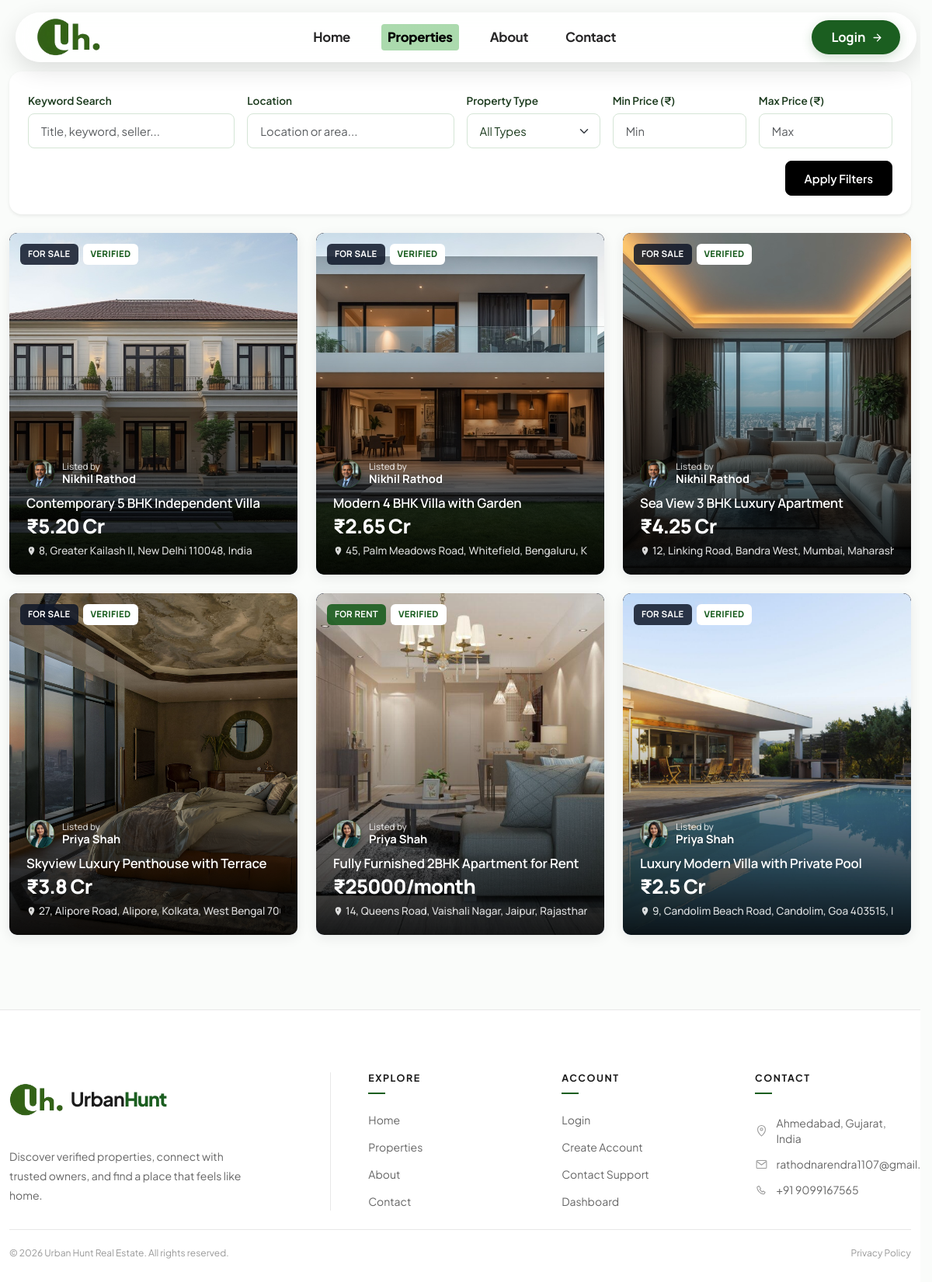
Page /properties/ on the committed database.
### core/models.py (models this page shows, shortened)
class Property(models.Model):
	class PropertyType(models.TextChoices):
		RENT = "rent", "Rent"
		SELL = "sell", "Sell"
	class PropertyStatus(models.TextChoices):
		AVAILABLE = "available", "Available"
		SOLD = "sold", "Sold"
		RENTED = "rented", "Rented"
	title = models.CharField(max_length=255)
	description = models.TextField()
	price = models.CharField(
		max_length=50,
		help_text="e.g., 1.3 cr, 25 lakh, 5k, ₹2500000"
	)
	location = models.CharField(max_length=255)
	property_type = models.CharField(max_length=10, choices=PropertyType.choices)
	amenities = models.TextField(blank=True)
	image = models.FileField(upload_to="properties/images/")
	documents = models.FileField(upload_to="properties/documents/", blank=True, null=True)
	seller = models.ForeignKey(
		User,
		on_delete=models.CASCADE,
		related_name="properties",
		limit_choices_to={"role": User.Role.SELLER},
	)
	is_verified = models.BooleanField(default=False)
	status = models.CharField(
		max_length=10,
		choices=PropertyStatus.choices,
		default=PropertyStatus.AVAILABLE,
	)
	created_at = models.DateTimeField(auto_now_add=True)
	updated_at = models.DateTimeField(auto_now=True)

class User(AbstractUser):
	class Role(models.TextChoices):
		BUYER = "buyer", "Buyer"
		SELLER = "seller", "Seller"
		ADMIN = "admin", "Admin"
	role = models.CharField(max_length=10, choices=Role.choices, default=Role.BUYER)
	mobile_no = models.CharField(
		max_length=15,
		blank=True,
		validators=[RegexValidator(regex=r"^\+?[0-9]{10,15}$", message="Enter a valid mobile number.")],
	)
	avatar = models.FileField(upload_to="avatars/", blank=True, null=True)
	bio = models.TextField(blank=True, max_length=500)

### core/views.py (the view, shortened to what this page needs)
# urls.py: path("properties/", views.property_list, name="property_list"),
def property_list(request):
	properties = Property.objects.select_related("seller")
	show_unverified = False
	if request.user.is_authenticated:
		if request.user.is_superuser or request.user.role == User.Role.ADMIN:
			show_unverified = True
		elif request.user.role == User.Role.SELLER:
			show_unverified = True
			properties = properties.filter(Q(is_verified=True) | Q(seller=request.user))
		else:
			properties = properties.filter(is_verified=True)
	else:
		properties = properties.filter(is_verified=True)
	q = request.GET.get("q", "").strip()
	location = request.GET.get("location", "").strip()
	min_price = request.GET.get("min_price", "").strip()
	max_price = request.GET.get("max_price", "").strip()
	property_type = request.GET.get("property_type", "").strip()
	amenities = request.GET.get("amenities", "").strip()
	if location:
		properties = properties.filter(location__icontains=location)
	if min_price:
		properties = properties.filter(price__gte=min_price)
	if max_price:
		properties = properties.filter(price__lte=max_price)
	if property_type:
		properties = properties.filter(property_type=property_type)
	if amenities:
		for amenity in [item.strip() for item in amenities.split(",") if item.strip()]:
			properties = properties.filter(amenities__icontains=amenity)
	saved_property_ids = set()
	if request.user.is_authenticated and request.user.role == User.Role.BUYER:
		saved_property_ids = set(
			SavedProperty.objects.filter(buyer=request.user).values_list("property_id", flat=True)
		)
	ordered_properties = properties.order_by("-created_at")
	paginator = Paginator(ordered_properties, 6)
	page_number = request.GET.get("page", 1)
	page_obj = paginator.get_page(page_number)
	context = {
		"properties": page_obj,
		"page_obj": page_obj,
		"total_count": ordered_properties.count(),
		"filters": {
			"q": q,
			"location": location,
			"min_price": min_price,
			"max_price": max_price,
			"property_type": property_type,
			"amenities": amenities,
		},
		"property_type_choices": Property.PropertyType.choices,
		"show_unverified": show_unverified,
		"saved_property_ids": saved_property_ids,
	}
	return render(request, "core/property_list.html", context)

### core/templates/core/property_list.html (shortened to what this page needs)
{% extends 'base.html' %}
{% load static %}
{% block content %}
<div class="container-xxl py-4 py-lg-5">
<div class="card border-0 shadow-sm rounded-4 mb-4">
  <div class="card-body p-4">
    <form method="get" action="{% url 'core:property_list' %}" class="row g-3 align-items-end">
      <div class="col-12 col-md-4 col-lg-3">
        <label for="id_q" class="form-label">Keyword Search</label>
        <input
          type="text"
          id="id_q"
          name="q"
          value="{{ current_q|default:'' }}"
          class="form-control"
          placeholder="Title, keyword, seller..."
        />
      </div>
      <div class="col-12 col-md-4 col-lg-3">
        <label for="id_location" class="form-label">Location</label>
        <input
          type="text"
          id="id_location"
          name="location"
          value="{{ current_location|default:'' }}"
          class="form-control"
          placeholder="Location or area..."
        />
      </div>
      <div class="col-12 col-md-4 col-lg-2">
        <label for="id_property_type" class="form-label">Property Type</label>
        <select id="id_property_type" name="property_type" class="form-select">
          <option value="">All Types</option>
        </select>
      </div>
      <div class="col-6 col-md-3 col-lg-2">
        <label for="id_min_price" class="form-label">Min Price (₹)</label>
        <input
          type="number"
          id="id_min_price"
          name="min_price"
          value="{{ current_min_price|default:'' }}"
          class="form-control"
          placeholder="Min"
        />
      </div>
      <div class="col-6 col-md-3 col-lg-2">
        <label for="id_max_price" class="form-label">Max Price (₹)</label>
        <input
          type="number"
          id="id_max_price"
          name="max_price"
          value="{{ current_max_price|default:'' }}"
          class="form-control"
          placeholder="Max"
        />
      </div>
      <div class="col-12 d-flex justify-content-end gap-2 mt-3">
        <button type="submit" class="btn btn-sm px-4 fw-semibold text-white" style="background-color: #000000; border-color: #000000;">Apply Filters</button>
      </div>
    </form>
  </div>
</div>
<div class="row g-4 mb-5">
  {% for property in properties %}
    <div class="col-12 col-md-6 col-lg-4">
      <article class="uh-property-card">
        <a href="{% url 'core:property_detail' property.pk %}" class="uh-card-link-wrapper" aria-label="{{ property.title }}">
          <div class="uh-card-media-wrapper">
            {% if property.image %}
              <img src="{{ property.image.url }}" alt="{{ property.title }}" class="uh-card-img" loading="lazy" />
            {% else %}
              <div class="uh-card-media-placeholder">
                <span>Urban Hunt</span>
              </div>
            {% endif %}
            <div class="uh-card-badges-left">
              {% if property.property_type == 'sell' %}
                <span class="uh-badge uh-badge-sell">For Sale</span>
              {% else %}
                <span class="uh-badge uh-badge-rent">For Rent</span>
              {% endif %}
              {% if property.is_verified %}
                <span class="uh-badge uh-badge-verified">Verified</span>
              {% endif %}
            </div>
            <div class="uh-card-overlay-content">
              <div class="uh-card-seller-inline">
                <div class="uh-seller-inline-avatar">
                  {% if property.seller.avatar %}
                    <img src="{{ property.seller.avatar.url }}" alt="{{ property.seller.username }}" />
                  {% else %}
                    {{ property.seller.username|first|upper }}
                  {% endif %}
                </div>
                <div class="uh-seller-inline-info">
                  <span class="uh-seller-inline-label">Listed by</span>
                  <span class="uh-seller-inline-name">{{ property.seller.get_full_name|default:property.seller.username }}</span>
                </div>
              </div>
              <h3 class="uh-card-title">{{ property.title }}</h3>
              <div class="uh-card-price">
              </div>
              <div class="uh-card-specs">
                <span class="uh-spec-location">
                </span>
              </div>
            </div>
          </div>
        </a>
      </article>
    </div>
  {% endfor %}
  </div>
</div>
{% endblock %}

### rows in the picture
Property: image (picture), property_type "FOR SALE", is_verified "VERIFIED", seller.avatar (picture), seller.get_full_name "Nikhil Rathod"
Property: image (picture), property_type "FOR SALE", is_verified "VERIFIED", seller.avatar (picture), seller.get_full_name "Nikhil Rathod"
Property: image (picture), property_type "FOR SALE", is_verified "VERIFIED", seller.avatar (picture), seller.get_full_name "Nikhil Rathod"
Property: image (picture), property_type "FOR SALE", is_verified "VERIFIED", seller.avatar (picture), seller.get_full_name "Priya Shah"
Property: image (picture), property_type "FOR RENT", is_verified "VERIFIED", seller.avatar (picture), seller.get_full_name "Priya Shah"
Property: image (picture), property_type "FOR SALE", is_verified "VERIFIED", seller.avatar (picture), seller.get_full_name "Priya Shah"
